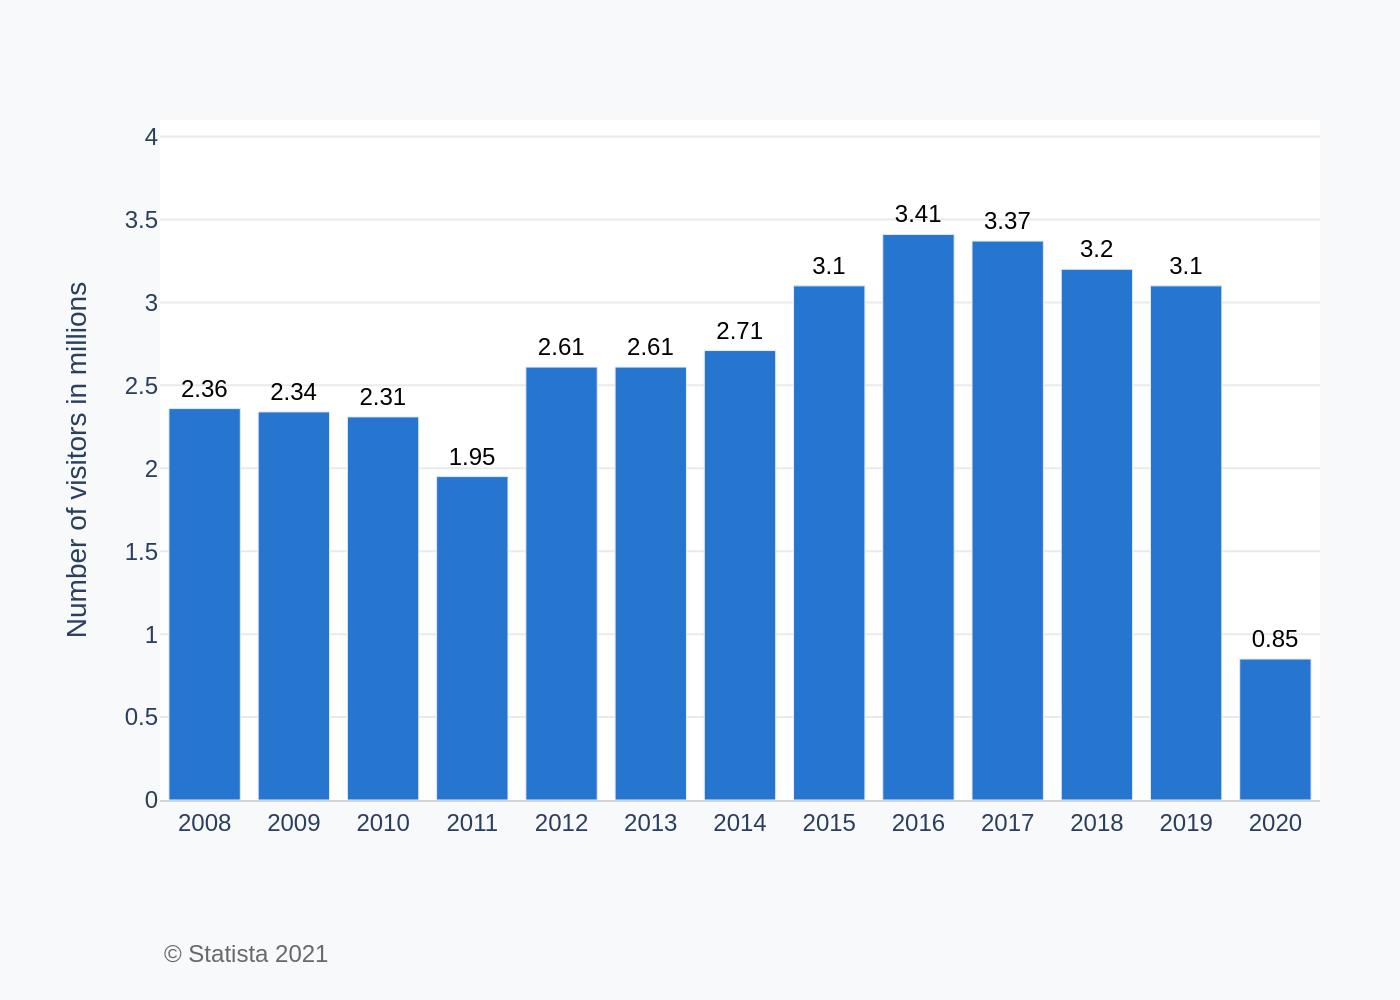

This chart was generated by the following Python code:
import sys
import json
import plotly.graph_objects as go
import os

# Check if a file path is provided as a command-line argument
if len(sys.argv) < 2:
    print("Usage: python generate_chart.py <path_to_json_file>")
    sys.exit(1)

json_file_path = sys.argv[1]

# Load data from the specified JSON file
try:
    with open(json_file_path, 'r', encoding='utf-8') as f:
        chart_data = json.load(f)
except FileNotFoundError:
    print(f"Error: JSON file not found at {json_file_path}")
    sys.exit(1)
except json.JSONDecodeError:
    print(f"Error: Could not decode JSON from {json_file_path}")
    sys.exit(1)

# Extract data for plotting
data = chart_data['chart_data']
texts = chart_data['texts']
colors = chart_data['colors']

x_values = [item['category'] for item in data]
y_values = [item['value'] for item in data]

# Create the figure
fig = go.Figure()

# Add the bar trace
fig.add_trace(go.Bar(
    x=x_values,
    y=y_values,
    marker_color=colors[0],
    text=y_values,
    textposition='outside',
    textfont=dict(family="Arial", size=12, color='black'),
    cliponaxis=False # Prevent text from being clipped at the top
))

# Update layout to match the original image
fig.update_layout(
    font=dict(family="Arial"),
    plot_bgcolor='white',
    paper_bgcolor='#F8F9FA',
    xaxis=dict(
        title_text=texts['x_axis_title'],
        showgrid=False,
        linecolor='lightgray',
        tickfont=dict(size=12)
    ),
    yaxis=dict(
        title_text=texts['y_axis_title'],
        title_font=dict(size=14),
        range=[0, 4.1],
        tickvals=[0, 0.5, 1, 1.5, 2, 2.5, 3, 3.5, 4],
        gridcolor='#EAEAEA',
        zeroline=False,
        tickfont=dict(size=12)
    ),
    showlegend=False,
    margin=dict(l=80, r=40, t=60, b=100),
    height=500
)

# Add source annotation
if texts.get('source'):
    fig.add_annotation(
        text=texts['source'],
        align='left',
        showarrow=False,
        xref='paper',
        yref='paper',
        x=0,
        y=-0.2, # Position below the x-axis
        xanchor='left',
        yanchor='top',
        font=dict(size=12, color='dimgray')
    )

# Determine output filename and save the image
base_filename = os.path.splitext(os.path.basename(json_file_path))[0]
output_filename = f"{base_filename}.png"
fig.write_image(output_filename, scale=2)

print(f"Chart saved as {output_filename}")
